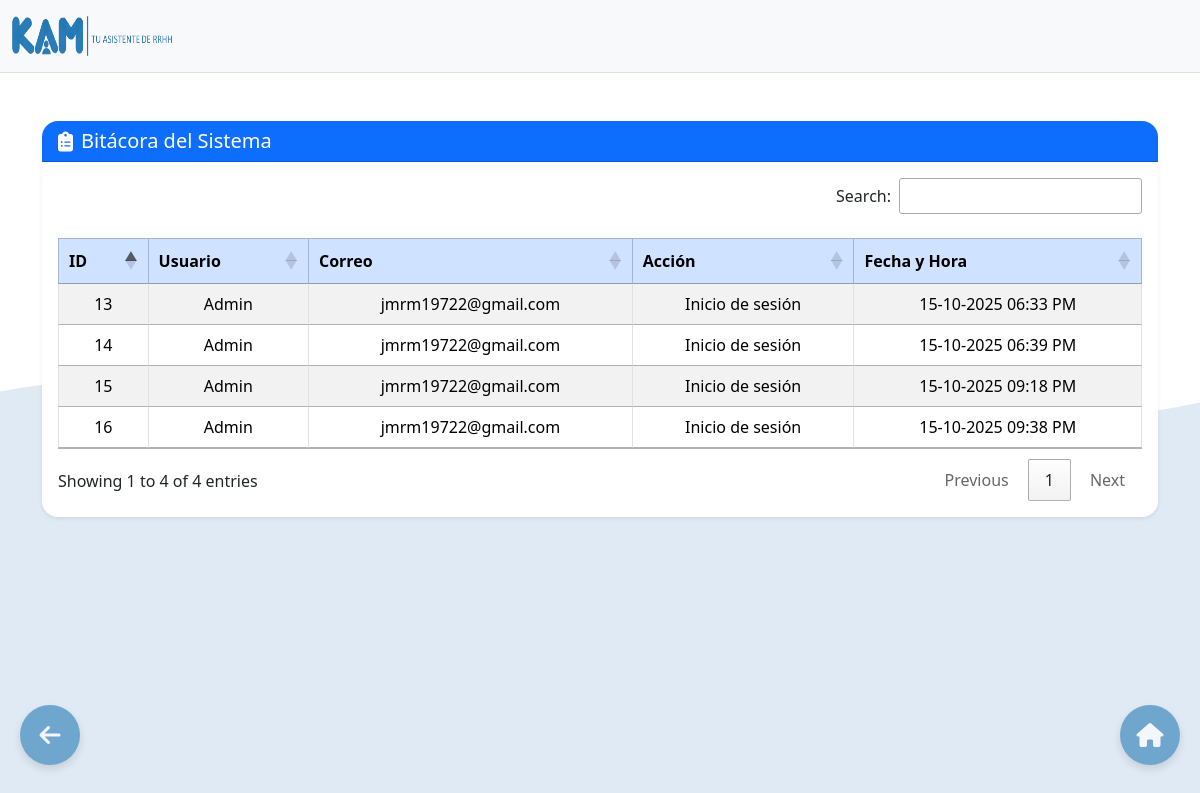
/Bitacora.php (signed in), run on the app's committed database.
### tables this page shows
CREATE TABLE `bitacora` (
  `id` int(11) NOT NULL,
  `usuario_id` int(11) NOT NULL,
  `nombre_usuario` varchar(255) NOT NULL,
  `correo` varchar(255) NOT NULL,
  `accion` varchar(255) NOT NULL,
  `fecha_hora` datetime NOT NULL
);

### Bitacora.php (the view, shortened to what this page needs)
<?php
require_once 'DataBase/conexion.php';
$fecha_actual = date("Y-m-d");
try {
    $query = "SELECT id, usuario_id, nombre_usuario, correo, accion,
              DATE_FORMAT(fecha_hora, '%d-%m-%Y %h:%i %p') AS fecha_hora
              FROM bitacora
              WHERE DATE(fecha_hora) = :fecha
              ORDER BY fecha_hora DESC";
    $stmt = $db->prepare($query);
    $stmt->bindParam(':fecha', $fecha_actual);
    $stmt->execute();
    $result = $stmt->fetchAll();
} catch (PDOException $e) {
    error_log("Error en la consulta: " . $e->getMessage());
    echo "<script>
            Swal.fire({
                icon: 'error',
                title: 'Error en la consulta',
                text: 'No se pudo recuperar la bitácora.',
                confirmButtonText: 'Aceptar'
            });
          </script>";
    exit;
}
?>
<!DOCTYPE html>
<html>
       <head>
        <link rel="stylesheet" href="https://cdn.jsdelivr.net/npm/sweetalert2@11/dist/sweetalert2.min.css">
        <link href="https://cdn.jsdelivr.net/npm/bootstrap@5.3.2/dist/css/bootstrap.min.css" rel="stylesheet">
        <link rel="stylesheet" type="text/css" href="https://cdn.datatables.net/1.11.5/css/jquery.dataTables.css">
        <link rel="stylesheet" href="https://cdnjs.cloudflare.com/ajax/libs/font-awesome/6.5.0/css/all.min.css">
        <link rel="stylesheet" href="https://cdn.datatables.net/1.13.6/css/dataTables.bootstrap5.min.css">
        <link rel="stylesheet" href="Assets/CSS/Reportes.css">
    </head>
<body>
  <div class="container-fluid py-3 border-bottom">
    <div class="d-flex align-items-center justify-content-between flex-wrap">
      <div class="d-flex align-items-center gap-2">
        <img src="Assets/Images/KAM.png" alt="Logo" width="160" height="40">
      </div>
  </div>
</div>
<div class="container my-5">
  <div class="card shadow-sm border-0 rounded-4">
    <div class="card-header bg-primary text-white rounded-top-4 d-flex align-items-center">
      <i class="fas fa-clipboard-list fa-lg me-2"></i>
      <h5 class="mb-0">Bitácora del Sistema</h5>
    </div>
    <div class="card-body rounded-bottom-4">
      <div class="table-responsive">
        <table id="tablaBitacora" class="table table-striped table-bordered align-middle text-center mb-0">
          <thead class="table-primary">
            <tr>
              <th>ID</th>
              <th>Usuario</th>
              <th>Correo</th>
              <th>Acción</th>
              <th>Fecha y Hora</th>
            </tr>
          </thead>
          <tbody>
            <?php foreach ($result as $row): ?>
              <tr>
                <td><?= htmlspecialchars($row['id']) ?></td>
                <td><?= htmlspecialchars($row['nombre_usuario']) ?></td>
                <td><?= htmlspecialchars($row['correo']) ?></td>
                <td><?= htmlspecialchars($row['accion']) ?></td>
                <td><?= htmlspecialchars($row['fecha_hora']) ?></td>
              </tr>
            <?php endforeach; ?>
          </tbody>
        </table>
      </div>
    </div>
  </div>
</div>
<a href="Inicio.php">
  <div class="floating-button right-button">
    <i class="fas fa-house fa-xl text-white"></i>
  </div>
</a>
<a href="javascript:history.back()">
  <div class="floating-button left-button">
    <i class="fas fa-arrow-left fa-xl text-white"></i>
  </div>
</a>
</body></html>

### Assets/CSS/Reportes.css (style rules this page uses)
.container-fluid { position: relative; z-index: 2; background-color: #f8f9fa; backdrop-filter: none; }

### Bitacora.php (style rules this page uses)
.floating-button { background-color: #2378b2; opacity: 0.6; border: none; border-radius: 50%; width: 60px; height: 60px; position: fixed; bottom: 35px; cursor: pointer; display: flex; justify-content: center; align-items: center; box-shadow: 0 4px 8px rgba(0, 0, 0, 0.2); transition: opacity 0.3s ease; z-index: 10; }
.right-button { right: 20px; }
.left-button { left: 20px; }

### data on the page
bitacora: id "16", nombre_usuario "Admin", correo "jmrm19722@gmail.com", accion "Inicio de sesión", fecha_hora "15-10-2025 09:38 PM"
bitacora: id "15", nombre_usuario "Admin", correo "jmrm19722@gmail.com", accion "Inicio de sesión", fecha_hora "15-10-2025 09:18 PM"
bitacora: id "14", nombre_usuario "Admin", correo "jmrm19722@gmail.com", accion "Inicio de sesión", fecha_hora "15-10-2025 06:39 PM"
bitacora: id "13", nombre_usuario "Admin", correo "jmrm19722@gmail.com", accion "Inicio de sesión", fecha_hora "15-10-2025 06:33 PM"
